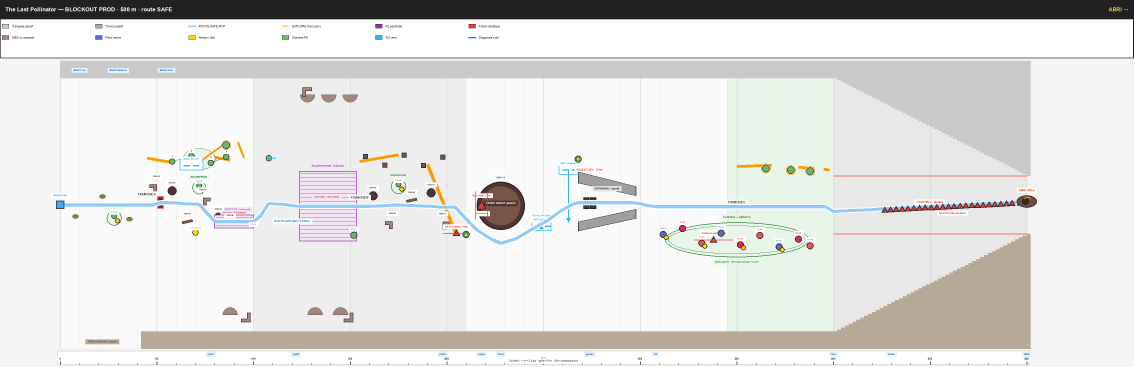
#> input picture Etape/blockout.png, 3400 x 1100 px, found by its file name (shown at 1/3 size)
$ python rescan_blockout_positions.py
#> lines starting #> are read from the running program, lines starting #| are printed output that depends on the picture; after the words box and inside, x2 and y2 are one past the last pixel; in counts of white or black regions, pixels touching at a corner belong together
#!/usr/bin/env python3
"""Recalcule Y pixel-exact depuis blockout.png pour éparpiller le décor."""
from __future__ import annotations

import json
import re
import subprocess
import sys
from pathlib import Path

import numpy as np
from PIL import Image

ROOT = Path(__file__).resolve().parents[4]
BLOCKOUT = ROOT / "Etapes" / "blockout.png"
SCAN_JSON = ROOT / "Production" / "LEVEL_BLOCKOUT_SCAN.json"
OUT_JSON = ROOT / "Production" / "LEVEL_BLOCKOUT_SCAN_RECAL.json"
CATALOG_GEN = Path(__file__).resolve().parent / "generate_catalog_from_blockout.py"

LEVEL_M = 500.0
CORRIDOR_H = 10.0

PATH_KF = [(0, 0), (100, -0.03), (200, 0.04), (274, -0.07), (350, 0.1), (400, 0.14), (500, 0.2)]


def find_corridor(arr: np.ndarray) -> tuple[int, int]:
    h, w, _ = arr.shape
    red = (arr[:, :, 0] > 200) & (arr[:, :, 1] < 60) & (arr[:, :, 2] < 60)
    rows = np.where(red.sum(axis=1) > w * 0.04)[0]
    if len(rows) >= 2:
        return int(rows[0]), int(rows[-1])
    return int(h * 0.48), int(h * 0.64)


def find_x_bounds(arr: np.ndarray, north: int, south: int) -> tuple[float, float]:
    play = arr[north:south, :]
    active = np.abs(play.astype(int) - 255).sum(axis=2) > 40
    cols = np.where(active.any(axis=0))[0]
    if len(cols) < 2:
        return 500.0, float(arr.shape[1] - 500)
    return float(cols[0]), float(cols[-1])


def path_py(arr: np.ndarray, x: int, north: int, south: int) -> float | None:
    col = arr[north:south, max(0, min(x, arr.shape[1] - 1))]
    blue = (
        (col[:, 2] > 130)
        & (col[:, 0] < 140)
        & (col[:, 1] < 210)
        & (col[:, 2] > col[:, 0] + 15)
    )
    ys = np.where(blue)[0]
    if len(ys) < 6:
        return None
    return north + float(np.median(ys))


# [57 lines left out: functions path_y_keyframe, world_y_from_pixel, blob_y_near, not called in this run]


def main() -> None:
    arr = np.array(Image.open(BLOCKOUT).convert("RGB"))
#> arr is the input picture: shape (1100, 3400, 3); mean R, G, B 223.4, 222.9, 221.3
    north, south = find_corridor(arr)
#> in find_corridor, `red = (arr[:, :, 0] > 200) & (arr[:, :, 1] < 60) & (arr[:, :, 2] < 60)`:
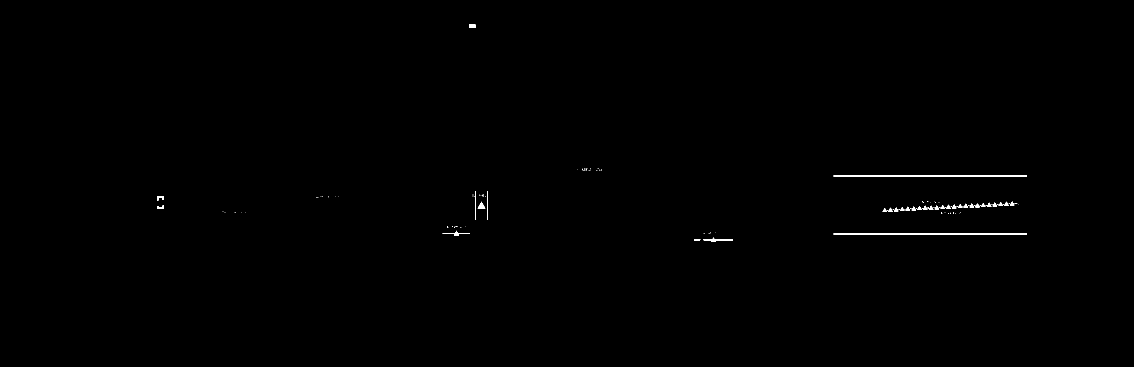
#> red: shape (1100, 3400) bool (shown at 1/3 size); 0.16% white; 136 white regions (102 under 20 px), largest, box (x1, y1, x2, y2) and area: (2500, 527, 3081, 529) 1162, (2500, 701, 3081, 703) 1162, (2109, 712, 2199, 726) 272
#> in find_corridor, `rows = np.where(red.sum(axis=1) > w * 0.04)[0]`: rows = [527, 528, 623, 624, 625, 701, 702]
#> north = 527; south = 702
    ppy = (south - north) / CORRIDOR_H
#> ppy = 17.5
    x0, x1 = find_x_bounds(arr, north, south)
#> in find_x_bounds, `play = arr[north:south, :]`:
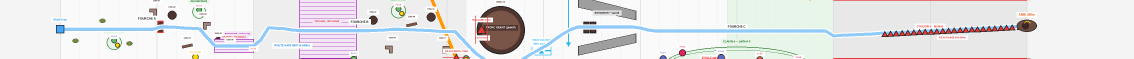
#> play: shape (175, 3400, 3) (shown at 1/3 size); mean R, G, B 227.8, 227.8, 229.3
#> in find_x_bounds, `active = np.abs(play.astype(int) - 255).sum(axis=2) > 40`:
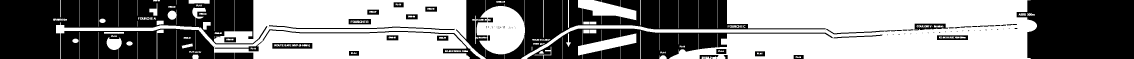
#> active: shape (175, 3400) bool (shown at 1/3 size); 52.5% white; 181 black regions (133 under 20 px), largest, box (x1, y1, x2, y2) and area: (0, 0, 802, 175) 71811, (3050, 0, 3400, 175) 55073, (1515, 0, 2477, 175) 51068
#> in find_x_bounds, `cols = np.where(active.any(axis=0))[0]`: cols = 2952 values from 159 to 3110
#> x0 = 159; x1 = 3110
    ppx = (x1 - x0) / LEVEL_M
#> ppx = 5.9
    ref_py = path_py(arr, int(x0 + 100 * ppx), north, south) or (north + south) / 2
#> in path_py, `col = arr[north:south, max(0, min(x, arr.shape[1] - 1))]`: col = 175 rows, first 8: [250, 250, 250], [250, 250, 250], [250, 250, 250], [250, 250, 250], [250, 250, 250], [250, 250, 250], [250, 250, 250], [250, 250, 250]
#> in path_py, `ys = np.where(blue)[0]`: ys = empty array
#> ref_py = 614.5

    print(f"blockout {arr.shape[1]}x{arr.shape[0]}")
#| blockout 3400x1100
    print(f"corridor {north}-{south}  PX_PER_M_Y={ppy:.2f}")
#| corridor 527-702  PX_PER_M_Y=17.50
    print(f"x {x0:.0f}-{x1:.0f}  PX_PER_M_X={ppx:.2f}")
#| x 159-3110  PX_PER_M_X=5.90

#> (the run stopped early here; a loop or call above may not have finished)

$ run again, with Etape/Capture.PNG copied over Etape/blockout.png
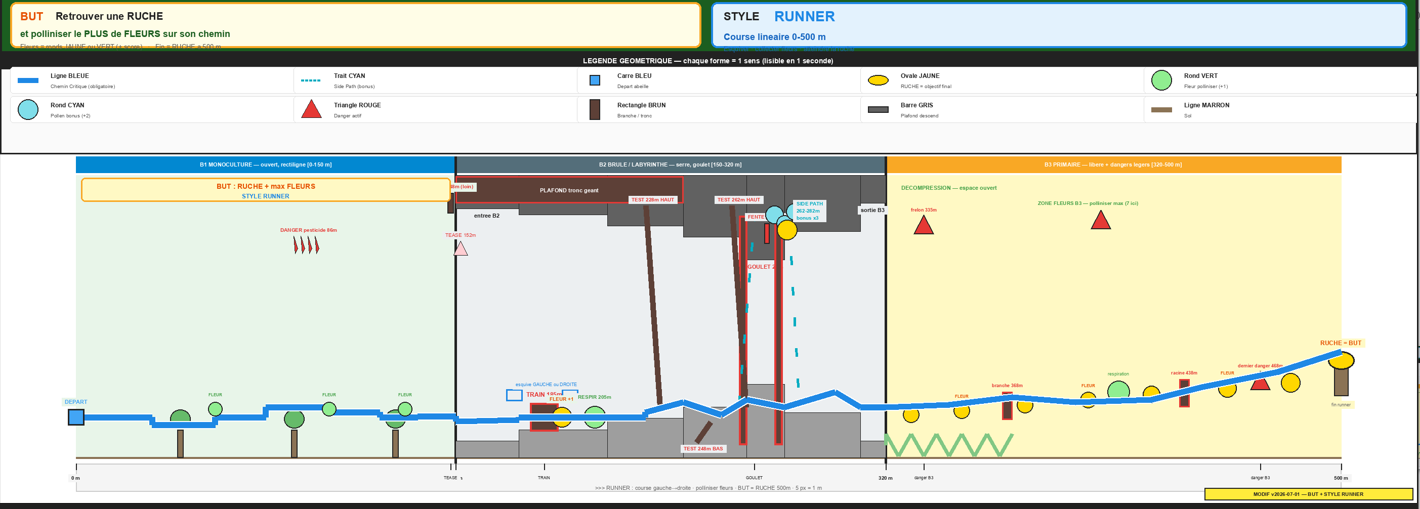
#> input picture Etape/Capture.PNG, 1420 x 509 px, found by its file name
#> in find_corridor, `red = (arr[:, :, 0] > 200) & (arr[:, :, 1] < 60) & (arr[:, :, 2] < 60)`:
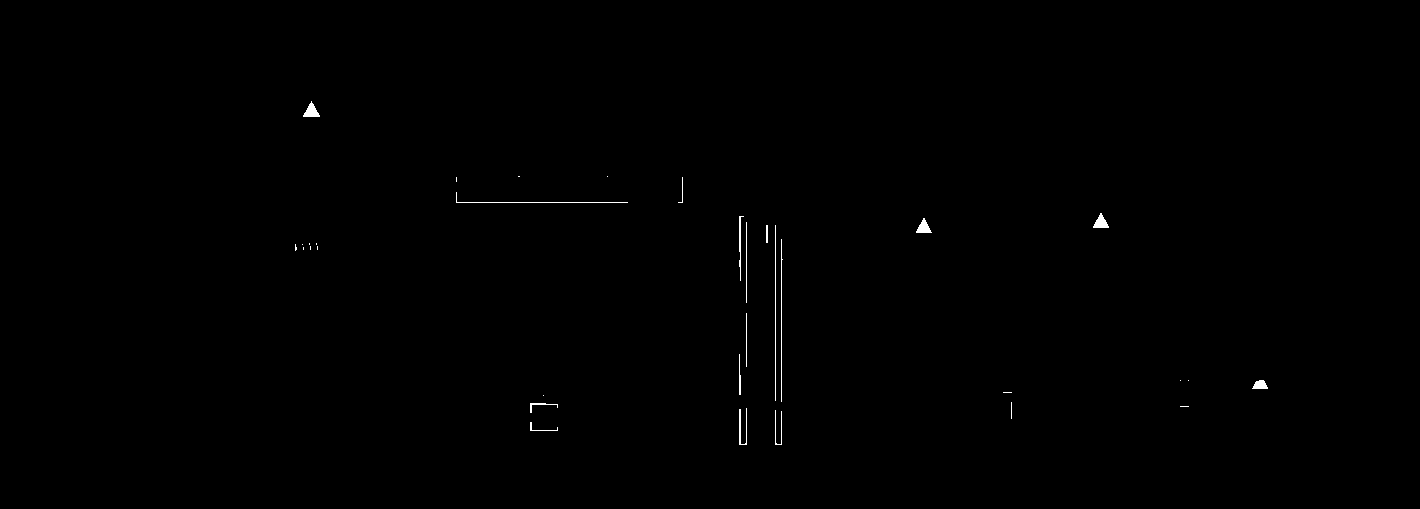
#> red: shape (509, 1420) bool; 0.25% white; 33 white regions (16 under 20 px), largest, box (x1, y1, x2, y2) and area: (456, 192, 628, 203) 182, (775, 225, 776, 401) 176, (781, 239, 783, 402) 164
#> rows = [202]
#> north = 244; south = 325
#> ppy = 8.1
#> in find_x_bounds, `active = np.abs(play.astype(int) - 255).sum(axis=2) > 40`:
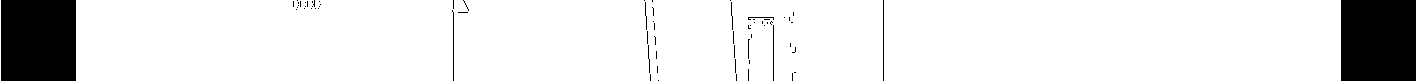
#> active: shape (81, 1420) bool; 88.9% white; 69 black regions (59 under 20 px), largest, box (x1, y1, x2, y2) and area: (1, 0, 76, 81) 6075, (1341, 0, 1416, 81) 6075, (883, 0, 884, 81) 81
#> cols = 1269 values from 0 to 1419
#> x0 = 0; x1 = 1419
#> ppx = 2.84
#> col = 81 rows, first 8: [232, 245, 233], [232, 245, 233], [232, 245, 233], [232, 245, 233], [232, 245, 233], [232, 245, 233], [232, 245, 233], [232, 245, 233]
#> ys = empty array
#> ref_py = 284.5
#| blockout 1420x509
#| corridor 244-325  PX_PER_M_Y=8.10
#| x 0-1419  PX_PER_M_X=2.84
